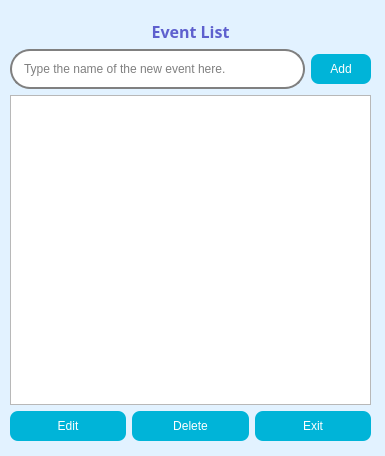
<?xml version="1.0" encoding="UTF-8"?>
<ui version="4.0">
 <class>DlgEvents</class>
 <widget class="QDialog" name="DlgEvents">
  <property name="geometry">
   <rect>
    <x>0</x>
    <y>0</y>
    <width>385</width>
    <height>456</height>
   </rect>
  </property>
  <property name="palette">
   <palette>
    <active>
     <colorrole role="Base">
      <brush brushstyle="SolidPattern">
       <color alpha="255">
        <red>255</red>
        <green>255</green>
        <blue>255</blue>
       </color>
      </brush>
     </colorrole>
     <colorrole role="Window">
      <brush brushstyle="SolidPattern">
       <color alpha="255">
        <red>226</red>
        <green>242</green>
        <blue>255</blue>
       </color>
      </brush>
     </colorrole>
    </active>
    <inactive>
     <colorrole role="Base">
      <brush brushstyle="SolidPattern">
       <color alpha="255">
        <red>255</red>
        <green>255</green>
        <blue>255</blue>
       </color>
      </brush>
     </colorrole>
     <colorrole role="Window">
      <brush brushstyle="SolidPattern">
       <color alpha="255">
        <red>226</red>
        <green>242</green>
        <blue>255</blue>
       </color>
      </brush>
     </colorrole>
    </inactive>
    <disabled>
     <colorrole role="Base">
      <brush brushstyle="SolidPattern">
       <color alpha="255">
        <red>226</red>
        <green>242</green>
        <blue>255</blue>
       </color>
      </brush>
     </colorrole>
     <colorrole role="Window">
      <brush brushstyle="SolidPattern">
       <color alpha="255">
        <red>226</red>
        <green>242</green>
        <blue>255</blue>
       </color>
      </brush>
     </colorrole>
    </disabled>
   </palette>
  </property>
  <property name="windowTitle">
   <string>Event List</string>
  </property>
  <property name="styleSheet">
   <string notr="true">QPushButton {
	background-color: #00b4d8;
	color: white;
	border-radius: 8px;
	font-family: &quot;Readex Pro&quot;;
	font: 12px;
}

QPushButton::hover{
	border: 3px solid #0077b6;
}

QLineEdit {
	border: 2px  solid gray;
	border-radius: 20px;
	padding: 10px;
	font-family:  &quot;Readex Pro&quot;;
	font: 12px;

}

QLabel {
	color: #5E60CE;
	font-family: &quot;Raleway&quot;;
	font-size: 16px;
	font-weight: bold;
	margin-top: 10px;
}
</string>
  </property>
  <widget class="QWidget" name="layoutWidget">
   <property name="geometry">
    <rect>
     <x>10</x>
     <y>10</y>
     <width>361</width>
     <height>431</height>
    </rect>
   </property>
   <layout class="QVBoxLayout" name="lytMain">
    <item>
     <widget class="QLabel" name="lblHeader">
      <property name="font">
       <font>
        <family>Raleway</family>
        <pointsize>-1</pointsize>
        <weight>75</weight>
        <bold>true</bold>
       </font>
      </property>
      <property name="text">
       <string>Event List</string>
      </property>
      <property name="alignment">
       <set>Qt::AlignCenter</set>
      </property>
     </widget>
    </item>
    <item>
     <layout class="QHBoxLayout" name="lytNewEvent">
      <item>
       <widget class="QLineEdit" name="ledNewEvent">
        <property name="placeholderText">
         <string>Type the name of the new event here.</string>
        </property>
       </widget>
      </item>
      <item>
       <widget class="QPushButton" name="btnAddEvent">
        <property name="minimumSize">
         <size>
          <width>60</width>
          <height>30</height>
         </size>
        </property>
        <property name="text">
         <string>Add</string>
        </property>
        <property name="icon">
         <iconset>
          <normaloff>:/icon/add.png</normaloff>:/icon/add.png</iconset>
        </property>
       </widget>
      </item>
     </layout>
    </item>
    <item>
     <widget class="QListWidget" name="lstEvents"/>
    </item>
    <item>
     <layout class="QHBoxLayout" name="lytBottomButtons">
      <item>
       <widget class="QPushButton" name="btnEditEvent">
        <property name="minimumSize">
         <size>
          <width>0</width>
          <height>30</height>
         </size>
        </property>
        <property name="focusPolicy">
         <enum>Qt::NoFocus</enum>
        </property>
        <property name="text">
         <string>Edit</string>
        </property>
        <property name="icon">
         <iconset>
          <normaloff>:/icon/edit.png</normaloff>:/icon/edit.png</iconset>
        </property>
       </widget>
      </item>
      <item>
       <widget class="QPushButton" name="btnDeleteEvent">
        <property name="minimumSize">
         <size>
          <width>0</width>
          <height>30</height>
         </size>
        </property>
        <property name="text">
         <string>Delete</string>
        </property>
        <property name="icon">
         <iconset>
          <normaloff>:/icon/delete.png</normaloff>:/icon/delete.png</iconset>
        </property>
       </widget>
      </item>
      <item>
       <widget class="QPushButton" name="btnExit">
        <property name="minimumSize">
         <size>
          <width>0</width>
          <height>30</height>
         </size>
        </property>
        <property name="text">
         <string>Exit</string>
        </property>
       </widget>
      </item>
     </layout>
    </item>
   </layout>
  </widget>
 </widget>
 <resources>
  <include location="../resource/resource.qrc"/>
 </resources>
 <connections/>
</ui>
